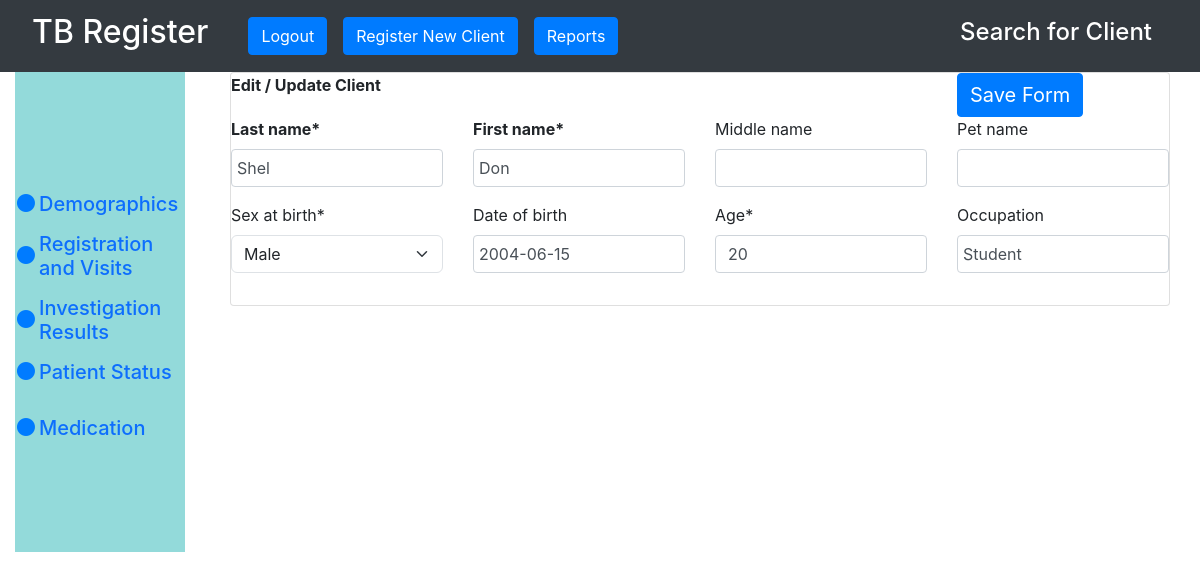
Screenshot of /client/edit/1/ with the database file from the repository.
### tb_app/models.py (models this page shows, shortened)
class Client(TSIS2BaseModel):
    last_name = models.CharField(max_length=255, blank=False, null=False)
    first_name = models.CharField(max_length=255, blank=False, null=False)
    middle_name = models.CharField(max_length=255, blank=True, null=True)
    pet_name = models.CharField(max_length=255, blank=True, null=True)
    occupation = models.CharField(max_length=255, blank=True, null=True)
    sex_at_birth = models.ForeignKey('GenderCode', blank=False, null=False, on_delete=models.PROTECT)
    date_of_birth = models.DateField(blank=True, null=True, validators=[validate_not_future_date])
    age = models.IntegerField(default=0)

### tb_app/views.py (the view)
# urls.py: path('edit/<int:client_id>/', edit_client, name='edit_client'),
def edit_client(request, client_id):
    client = get_object_or_404(Client, pk=client_id)
    if request.method == 'POST':
        form = ClientForm(request.POST, instance=client)
        if form.is_valid():
            form.save()
            return redirect('edit_client', client_id=client_id)
    else:
        form = ClientForm(instance=client)
    return render(request, 'edit_client.html', {'form': form, 'client': client, 'client_id': client_id})

### tb_app/forms.py
class ClientForm(forms.ModelForm):
    class Meta:
        model = Client
        fields = '__all__'
        widgets = {
            "date_of_birth": DatePickerInput(),
         }

### tb_app/base_model.py (called while the page is built)
    def get_queryset(self):
        if self.include_deleted:
            return TSIS2BaseQuerySet(self.model)
        return TSIS2BaseQuerySet(self.model).filter(deleted_at=None)

### tb_app/models.py (called while the page is built)
    def __str__(self):
        return "%s" % (self.name)

### tb_app/templates/edit_client.html (shortened to what this page needs)
{% extends 'base_entry.html' %}
{% load crispy_forms_tags %}
{% load widget_tweaks %}
{% block content %}
<div class="container">
<form method="POST" class="card mt-0 form-floating form-horizontal form-group">
  <div class="row">
    <div class="col-md-3"><b>Edit / Update Client</b>
    </div>
    <div class="col-md-6"> </div>
    <div class="col-md-3">    <button type="submit" class="btn btn-primary" style="font-size: 20px;">Save Form</button> </div>
  </div>
  <div class="row">
    <div class="col-md-3"> <b>{{ form.last_name|as_crispy_field }}</b></div>
    <div class="col-md-3"> <b>{{ form.first_name|as_crispy_field}}</b></div>
    <div class="col-md-3"> {{ form.middle_name|as_crispy_field}}</div>
    <div class="col-md-3"> {{ form.pet_name|as_crispy_field}}</div>
  </div>
  <div class="row">
    <div class="col-md-3"> {{ form.sex_at_birth|as_crispy_field }}</div>
    <div class="col-md-3">
    <div class="form-group">
      <div class="input-group date" data-provide="datepicker" data-date-format="yyyy-mm-dd">
        {{ form.date_of_birth|as_crispy_field }}
      </div>
    </div>    </div>
    <div class="col-md-3"> {{ form.age|as_crispy_field}}</div>
    <div class="col-md-3"> {{ form.occupation|as_crispy_field}}</div>
          </div>
  </div>
{% endblock %}

### tb_app/templates/edit_client.html (style rules this page uses)
input[type=text] { width: 100%; padding: 5px 5px; margin-top: 0px ; box-sizing: border-box; }
label { margin-bottom: 5px; }

### rows the page displays
Client: last_name "Shel", first_name "Don", sex_at_birth "Male", date_of_birth "2004-06-15", age "20", occupation "Student"
